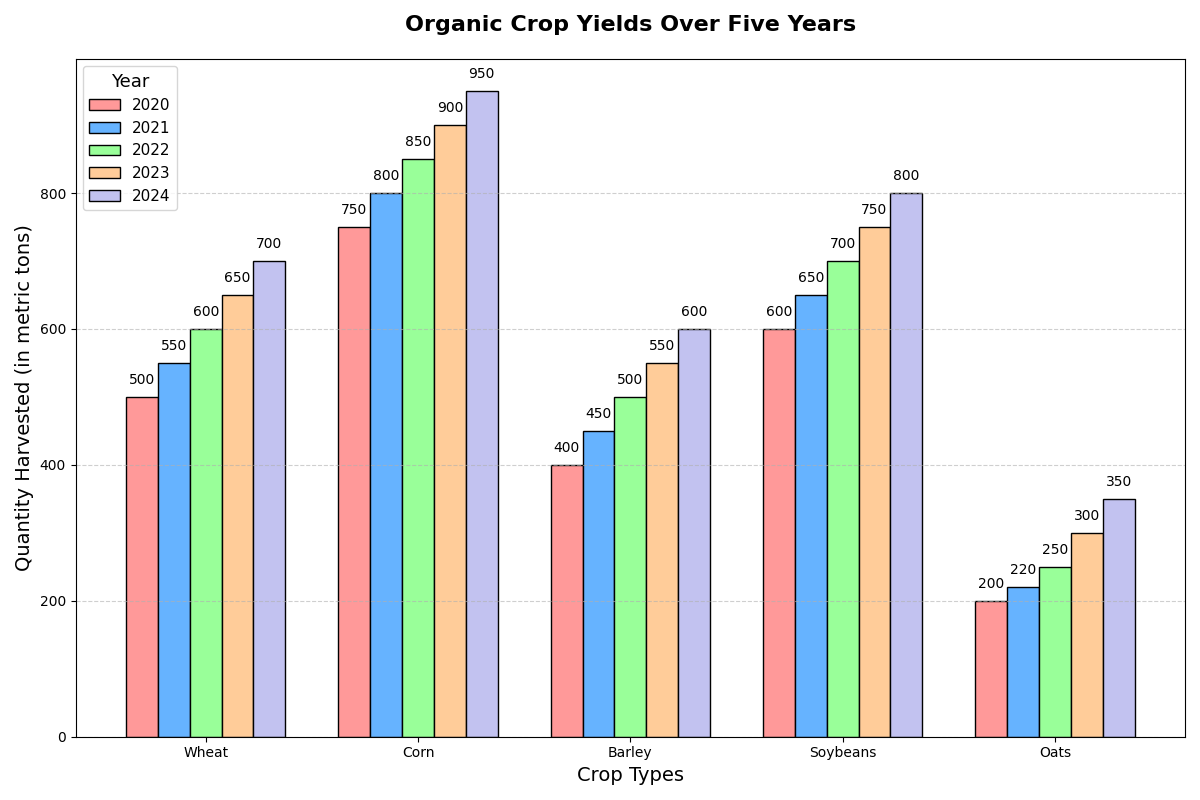

Reproduce this figure in Python.
import matplotlib.pyplot as plt
import numpy as np

# Title and backstory:
# The dataset is about different types of organic crops harvested annually over the last five years.
# It compares the production quantities and evolution year over year.
# This data is from a fictional agricultural study.

# Crop types and respective quantities harvested over five years (in metric tons)
crop_types = ['Wheat', 'Corn', 'Barley', 'Soybeans', 'Oats']
quantities_2020 = [500, 750, 400, 600, 200]
quantities_2021 = [550, 800, 450, 650, 220]
quantities_2022 = [600, 850, 500, 700, 250]
quantities_2023 = [650, 900, 550, 750, 300]
quantities_2024 = [700, 950, 600, 800, 350]

years = ['2020', '2021', '2022', '2023', '2024']

# Create the plot
fig, ax = plt.subplots(figsize=(12, 8))

width = 0.15  # Width of the bars

# Positions of the bars
bar_positions_2020 = np.arange(len(crop_types))
bar_positions_2021 = bar_positions_2020 + width
bar_positions_2022 = bar_positions_2021 + width
bar_positions_2023 = bar_positions_2022 + width
bar_positions_2024 = bar_positions_2023 + width

# Plotting the bars
bars_2020 = ax.bar(bar_positions_2020, quantities_2020, width=width, label='2020', color='#ff9999', edgecolor='black')
bars_2021 = ax.bar(bar_positions_2021, quantities_2021, width=width, label='2021', color='#66b3ff', edgecolor='black')
bars_2022 = ax.bar(bar_positions_2022, quantities_2022, width=width, label='2022', color='#99ff99', edgecolor='black')
bars_2023 = ax.bar(bar_positions_2023, quantities_2023, width=width, label='2023', color='#ffcc99', edgecolor='black')
bars_2024 = ax.bar(bar_positions_2024, quantities_2024, width=width, label='2024', color='#c2c2f0', edgecolor='black')

# Adding value labels on top of each bar
def add_value_labels(bars):
    for bar in bars:
        yval = bar.get_height()
        ax.text(bar.get_x() + bar.get_width() / 2, yval + 15, f'{yval}', ha='center', va='bottom')

add_value_labels(bars_2020)
add_value_labels(bars_2021)
add_value_labels(bars_2022)
add_value_labels(bars_2023)
add_value_labels(bars_2024)

# Adding titles and labels
ax.set_title('Organic Crop Yields Over Five Years', fontsize=16, fontweight='bold', pad=20)
ax.set_xlabel('Crop Types', fontsize=14)
ax.set_ylabel('Quantity Harvested (in metric tons)', fontsize=14)
ax.set_xticks(bar_positions_2020 + 2 * width)
ax.set_xticklabels(crop_types)

# Adding grid for readability
ax.grid(True, linestyle='--', alpha=0.6, axis='y')

# Adding legend
ax.legend(title='Year', title_fontsize='13', fontsize='11', loc='upper left', frameon=True)

# Automatically adjust layout to prevent overlap
plt.tight_layout()

# Show the plot
plt.show()
